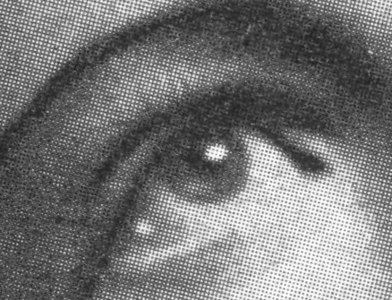
#> input picture CV/opencv/data/HTGB.jpg, 392 x 300 px, given in place of the camera
$ python tracking.py
#> lines starting #> are read from the running program, lines starting #| are printed output that depends on the picture; after the words box and inside, x2 and y2 are one past the last pixel; in counts of white or black regions, pixels touching at a corner belong together
import cv2
import numpy as np
import imutils
import time

from collections import deque

def call(x):
    pass


cv2.namedWindow('detection')
cv2.createTrackbar('LH', 'detection', 0, 255, call)
cv2.createTrackbar('LS', 'detection', 0, 255, call)
cv2.createTrackbar('LV', 'detection', 0, 255, call)
cv2.createTrackbar('UH', 'detection', 255, 255, call)
cv2.createTrackbar('US', 'detection', 255, 255, call)
cv2.createTrackbar('UV', 'detection', 255, 255, call)
# image = cv2.imread('data/balls.jpg')
capture = cv2.VideoCapture(0)
while capture.isOpened():
    _, image = capture.read()
#> image is the input picture: shape (300, 392, 3); min 29, max 255, mean 117.8
    if _:

        blurred = cv2.GaussianBlur(image, (13, 13), 0)
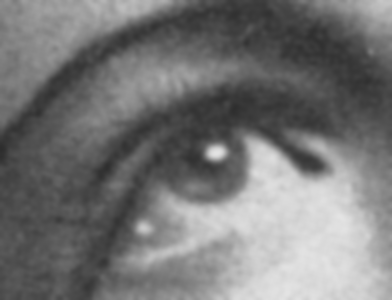
#> blurred: shape (300, 392, 3); min 45, max 228, mean 117.8
        hsv = cv2.cvtColor(blurred, cv2.COLOR_BGR2HSV)
#> hsv: shape (300, 392, 3); mean H, S, V 0, 0, 117.8

        l_h = cv2.getTrackbarPos('LH', 'detection')
        l_s = cv2.getTrackbarPos('LS', 'detection')
        l_v = cv2.getTrackbarPos('LV', 'detection')
        u_h = cv2.getTrackbarPos('UH', 'detection')
        u_s = cv2.getTrackbarPos('US', 'detection')
        u_v = cv2.getTrackbarPos('UV', 'detection')

        lower_bound = np.array([l_h, l_s, l_v])
        upper_bound = np.array([u_h, u_s, u_v])

        mask = cv2.inRange(hsv, lower_bound, upper_bound)
#> mask: shape (300, 392); every value is 255
        # cv erode documentation
        mask = cv2.erode(mask, None, iterations=2)
        # cv dilate documentation
        mask = cv2.dilate(mask, None, iterations=2)

        result = cv2.bitwise_and(image, image, mask=mask)

        outlines = cv2.findContours(mask, cv2.RETR_EXTERNAL, cv2.CHAIN_APPROX_SIMPLE)
#> outlines = 1 contour; box (x1, y1, x2, y2) and area: (0, 0, 392, 300) 116909
        contours = imutils.grab_contours(outlines)
#> contours = [[[0, 0], [0, 299], [391, 299], [391, 0]]]
        if len(contours) > 0:
            #print(contours)
            c = max(contours, key=cv2.contourArea)
#> c = [[0, 0], [0, 299], [391, 299], [391, 0]]
            ((x, y), radius) = cv2.minEnclosingCircle(c)
#> x = 195.5; y = 149.5; radius = 246.1
            M = cv2.moments(c)
#> M = moments, m00 116909, centre m10/m00, m01/m00 = (195.5, 149.5)
            center = (int( M['m10'] / M['m00']), int(M['m01'] / M['m00']))
#> center = (195, 149)

            if radius > 10:

                cv2.circle(image, (int(x), int(y)), int(radius), (0, 255, 255), 2)
#> image: shape (300, 392, 3); 0.02% of pixels changed, all inside (x1, y1, x2, y2) = (0, 0, 392, 300)
                cv2.circle(image, center, 5, (255, 255, 255), -1)
#> image: shape (300, 392, 3); mean B, G, R 117.9, 118, 118
                coordinates = str(int(x)) + ' : ' + str(int(y))
#> coordinates = '195 : 149'
                image = cv2.putText(
                    image,
                    coordinates,
                    (30, 40),
                    cv2.FONT_HERSHEY_COMPLEX,
                    1,
                    (255, 255, 255),
                    2,
                    cv2.LINE_AA)
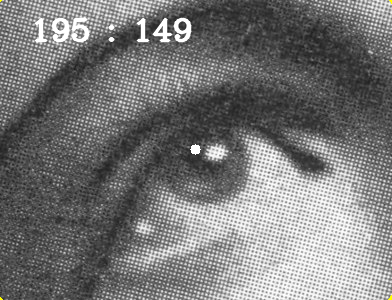
#> image: shape (300, 392, 3); mean B, G, R 119.5, 119.6, 119.6
            #cv2.drawContours(image, contours, -1, (0, 255, 255), 3)


        cv2.imshow('image', image)
        cv2.imshow('mask', mask)
        cv2.imshow('rest', result)

        key = cv2.waitKey(1)
#> (key Esc is pressed here)
        if key == 27:
            break
    else:
        break

capture.release()
cv2.destroyAllWindows()

$ run again, on CV/opencv/data/balls.jpg
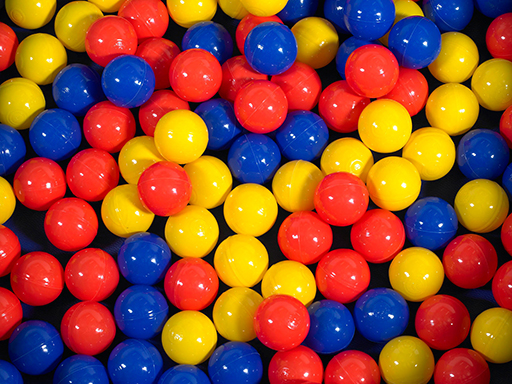
#> input picture CV/opencv/data/balls.jpg, 512 x 384 px, given in place of the camera
#> image is the input picture: shape (384, 512, 3); mean B, G, R 49.1, 75.5, 145.2
#> `blurred = cv2.GaussianBlur(image, (13, 13), 0)`:
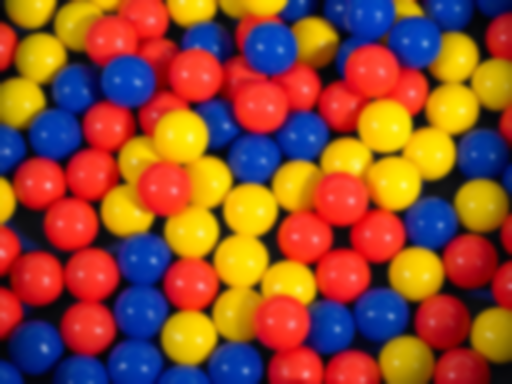
#> blurred: shape (384, 512, 3); mean B, G, R 49.1, 75.5, 145.2
#> hsv: shape (384, 512, 3); mean H, S, V 65.2, 223.3, 175.2
#> mask: shape (384, 512); every value is 255
#> outlines = 1 contour; box (x1, y1, x2, y2) and area: (0, 0, 512, 384) 195713
#> contours = [[[0, 0], [0, 383], [511, 383], [511, 0]]]
#> c = [[0, 0], [0, 383], [511, 383], [511, 0]]
#> x = 255.5; y = 191.5; radius = 319.3
#> M = moments, m00 195713, centre m10/m00, m01/m00 = (255.5, 191.5)
#> center = (255, 191)
#> coordinates = '255 : 191'
#> `image = cv2.putText( image, coordinates, (30, 40), cv2.FONT_HERSHEY_CO..`:
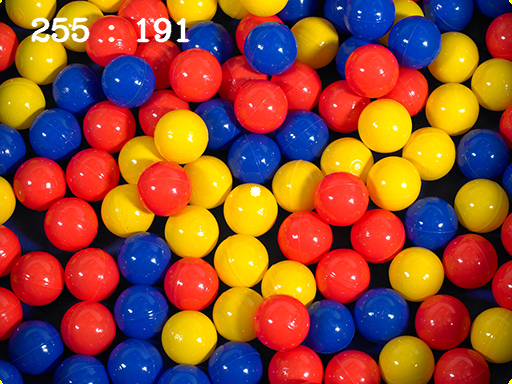
#> image: shape (384, 512, 3); mean B, G, R 50.8, 76.7, 145.8
